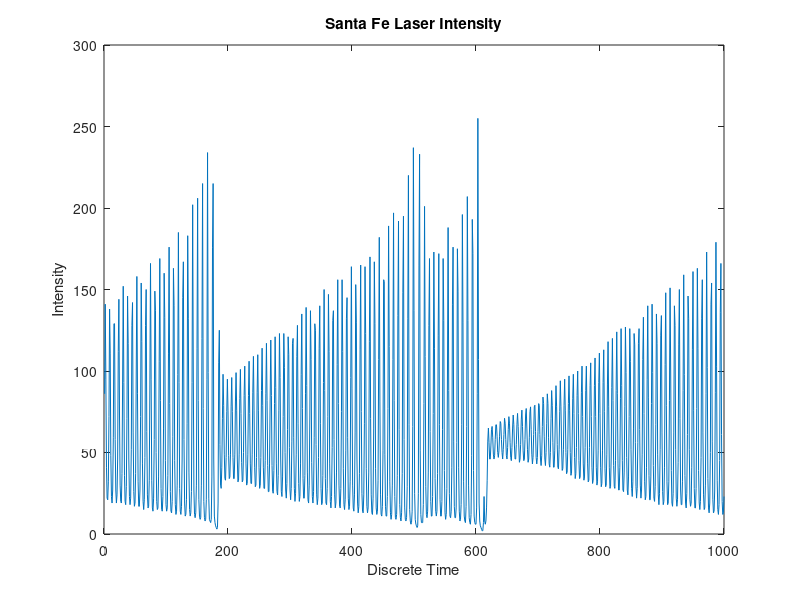

This chart was generated by the following MATLAB code: (Note: this script raises an error after producing the figure.)
% Followed example from 'nnet/TimeSeriesForecastingUsingDeepLearningExample'

%load dataset
data = load('lasertrain.dat');
data = data.';


%plot laser intensity dataset
figure
plot(data)
xlabel("Discrete Time")
ylabel("Intensity")
title("Santa Fe Laser Intensity")

%partition training dataset and train on first 90% of sequence and test on
%last 10%
numTimeStepsTrain = floor(0.9*numel(data));

dataTrain = data(1:numTimeStepsTrain+1);
dataTest = data(numTimeStepsTrain+1:end);


%standardize data to have zero mean and unit vaariance for better fit and 
%prevent training from diverging

mu = mean(dataTrain);
sig = std(dataTrain);

dataTrainStandardized = (dataTrain - mu) / sig;

%To forcast future values specify the responses to be the training 
%sequences with values shifted by one time step. At each time step of the 
%input sequence, the LSTM network learns to predict the value of the next time step

XTrain = dataTrainStandardized(5:end-1);
YTrain = dataTrainStandardized(6:end);

%Define LSTM network architecture : LSTM regression network : LSTM layer
%has 200 hidden units

numFeatures = 1;
numResponses = 1;
numHiddenUnits = 200;

layers = [ ...
    sequenceInputLayer(numFeatures)
    lstmLayer(numHiddenUnits)
    fullyConnectedLayer(numResponses)
    regressionLayer];

%add training options. We set gradient threshold to 1 to avoid gradients
%from exploding

options = trainingOptions('adam', ...
    'MaxEpochs',250, ...
    'GradientThreshold',1, ...
    'InitialLearnRate',0.005, ...
    'LearnRateSchedule','piecewise', ...
    'LearnRateDropPeriod',125, ...
    'LearnRateDropFactor',0.2, ...
    'Verbose',0, ...
    'Plots','training-progress');

%train LSTM

net = trainNetwork(XTrain,YTrain,layers,options);

% Forcast future time steps - predict and update state function
% for each prediction use the previous prediction as input to the function
% also standardise the test data with same parameters as done for training
% data

dataTestStandardized = (dataTest - mu) / sig;
XTest = dataTestStandardized(5:end-1);


% initialize the network state, then predict on the training data XTrain. 
% Make the first prediction using the last time step of the training 
% response YTrain(end). Loop over the remaining predictions and input the 
% previous prediction to predictAndUpdateState.

net = predictAndUpdateState(net,XTrain);
[net,YPred] = predictAndUpdateState(net,YTrain(end));

numTimeStepsTest = numel(XTest);
for i = 2:numTimeStepsTest
    [net,YPred(:,i)] = predictAndUpdateState(net,YPred(:,i-1),'ExecutionEnvironment','cpu');
end

%Unstandardize the predictions using the parameters calculated earlier

YPred = sig*YPred + mu;

% Calculate the RMSE from the unstandardized predictions

YTest = dataTest(6:end);
rmse = sqrt(mean((YPred-YTest).^2))

%Plot the training time series with the forecasted values

figure
plot(dataTrain(1:end-1))
hold on
idx = numTimeStepsTrain:(numTimeStepsTrain+numTimeStepsTest);
plot(idx,[data(numTimeStepsTrain) YPred],'.-')
hold off
xlabel("Intensity")
ylabel("")
title("Forecast")
legend(["Observed" "Forecast"])

%Compare the forecasted values with the test data.

figure
subplot(2,1,1)
plot(YTest)
hold on
plot(YPred,'.-')
hold off
legend(["Observed" "Forecast"])
ylabel("")
title("Forecast without Updates")

subplot(2,1,2)
stem(YPred - YTest)
xlabel("Intensity")
ylabel("Error")
title("RMSE = " + rmse)

%update network state with observed values

net = resetState(net);
net = predictAndUpdateState(net,XTrain);

%predict each timestep using observed value from previous timestep

YPred = [];
numTimeStepsTest = numel(XTest);
for i = 1:numTimeStepsTest
    [net,YPred(:,i)] = predictAndUpdateState(net,XTest(:,i),'ExecutionEnvironment','cpu');
end

%unstandardise predictions
YPred = sig*YPred + mu;

%calculate rmse
rmse = sqrt(mean((YPred-YTest).^2))

%compare forcasted values with test data
figure
subplot(2,1,1)
plot(YTest)
hold on
plot(YPred,'.-')
hold off
legend(["Observed" "Predicted"])
ylabel("")
title("Forecast with Updates")

subplot(2,1,2)
stem(YPred - YTest)
xlabel("Intensity")
ylabel("Error")
title("RMSE = " + rmse)